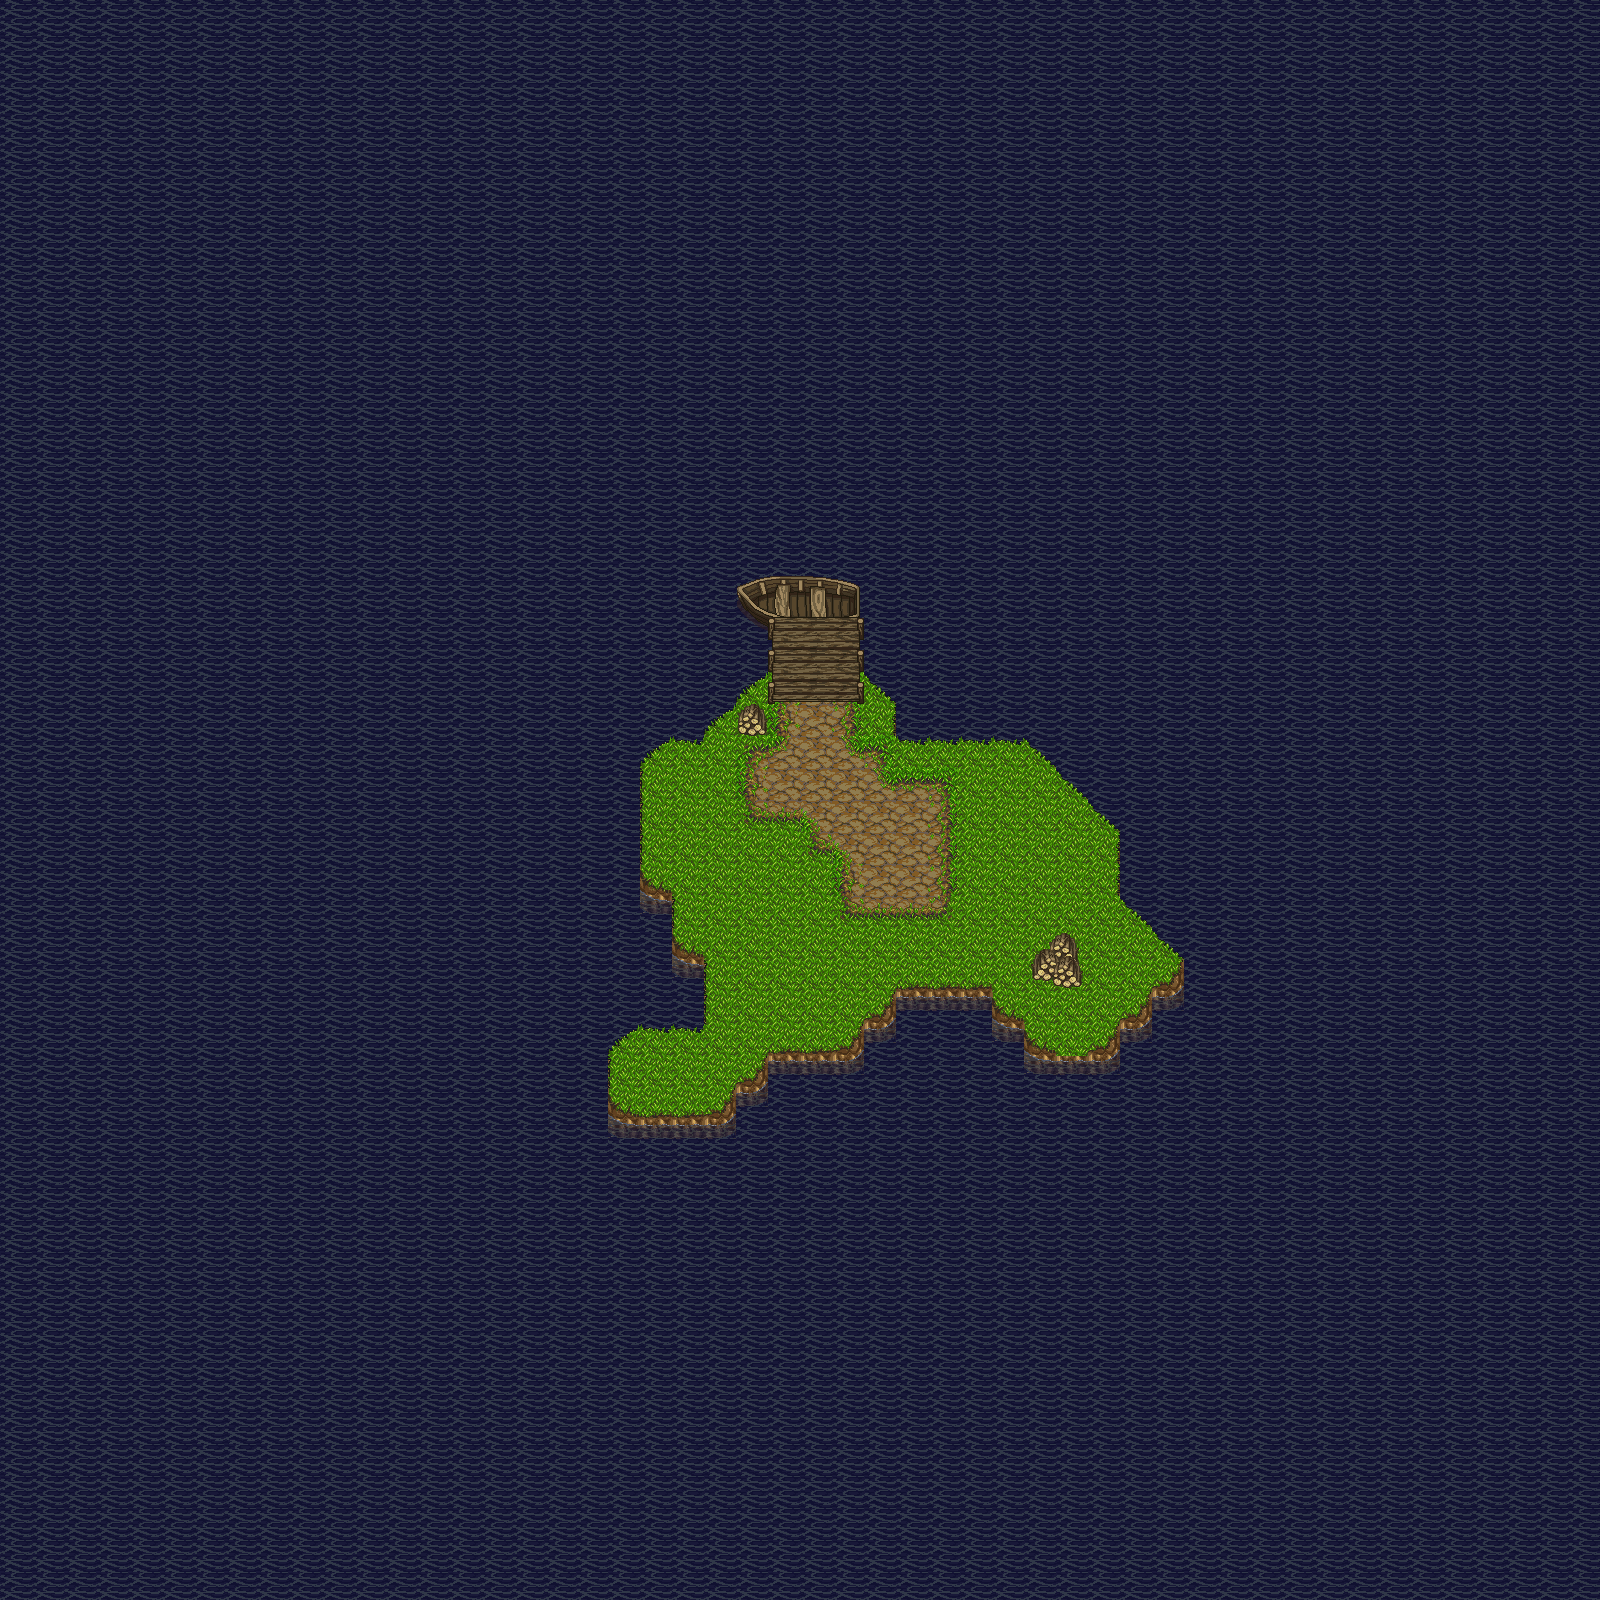

This game map was drawn from its Tiled (.tmx) file and the tilesets committed beside it. A one-line description and the trimmed map source follow:
An orthogonal 50x50 tile map with 32x32 px tiles, 4 tile layers (Collision, Ground, Lower Environment, Environment).

<map version="1.0" orientation="orthogonal" renderorder="right-down" width="50" height="50" tilewidth="32" tileheight="32" nextobjectid="1">
 <tileset firstgid="1" name="PathAndObjects_0" tilewidth="32" tileheight="32">
  <image source="../map/demo.png" width="512" height="512" />
 </tileset>
 <layer name="Collision" width="50" height="50">
  <properties>
   <property name="collision" value="true" />
  </properties>
  <data>[2500 cells, 2443 non-empty, 2 distinct tile ids]</data>
 </layer>
 <layer name="Ground" width="50" height="50">
  <data>[2500 cells, 2500 non-empty, 25 distinct tile ids]</data>
 </layer>
 <layer name="Lower Environment" width="50" height="50">
  <data>[2500 cells, 8 non-empty, 8 distinct tile ids]</data>
 </layer>
 <layer name="Environment" width="50" height="50">
  <data>[2500 cells, 14 non-empty, 14 distinct tile ids]</data>
 </layer>
</map>
